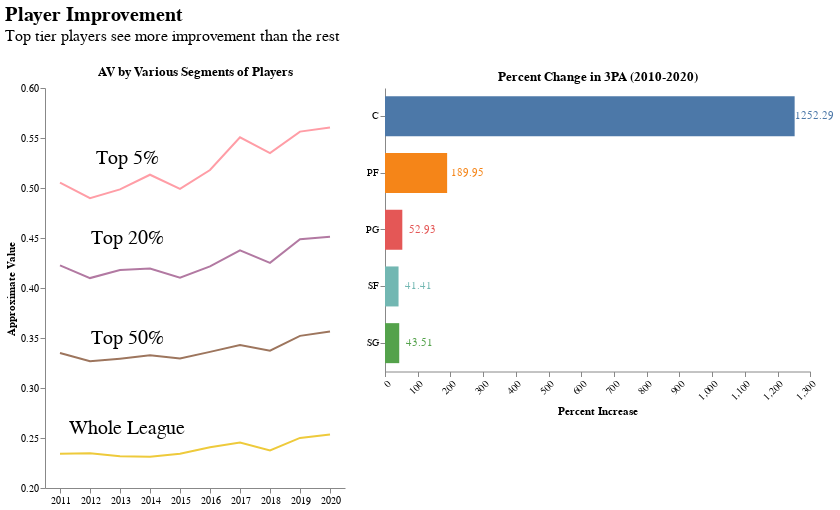

Here is the notebook cell this chart was saved with:
### Code cell
((base + annotation) | (bar + text)).configure_axis(
    grid=False
).configure_view(
    strokeOpacity=0
).properties(title = {'text':['Player Improvement'],
                      'subtitle':["Top tier players see more improvement than the rest",''],
                      'subtitleFontSize': 16,'fontSize': 20,'anchor':'start'})

### Figure 1 — Vega-Lite specification as saved in the notebook (floating-point values rounded to 4 significant figures)
{"config": {"view": {"continuousWidth": 400, "continuousHeight": 300, "strokeOpacity": 0}, "axis": {"grid": false}}, "hconcat": [{"layer": [{"data": {"name": "data-9a285bc42bd91692b533c6b42caa02fb"}, "mark": "line", "encoding": {"color": {"type": "nominal", "field": "variable", "legend": null}, "x": {"type": "nominal", "axis": {"labelAngle": 0}, "field": "Year", "title": null}, "y": {"type": "quantitative", "field": "value", "scale": {"domain": [0.2, 0.6]}, "title": "Approximate Value"}}, "height": 400, "title": "AV by Various Segments of Players", "width": 300}, {"data": {"name": "data-77a3479bffc1b1ee6e7beb674890d1eb"}, "mark": {"type": "text", "align": "center", "baseline": "middle", "dx": 7, "fontSize": 20, "lineBreak": "\n", "style": "bond"}, "encoding": {"text": {"type": "nominal", "field": "note"}, "x": {"type": "nominal", "field": "AV"}, "y": {"type": "quantitative", "field": "salary"}}}]}, {"layer": [{"mark": {"type": "bar", "size": 40}, "encoding": {"color": {"type": "nominal", "field": "Pos", "title": "Position"}, "x": {"type": "quantitative", "axis": {"labelAngle": -45}, "field": "Increasing Percentage", "sort": {"field": "Increasing Percentage", "order": "ascending"}, "title": "Percent Increase"}, "y": {"type": "nominal", "axis": {"labelAngle": 0}, "field": "Pos", "title": null}}, "height": 283.5, "title": "Percent Change in 3PA (2010-2020)", "width": 425.2}, {"mark": {"type": "text", "align": "center", "baseline": "middle", "dx": 20}, "encoding": {"color": {"type": "nominal", "field": "Pos", "title": "Position"}, "text": {"type": "quantitative", "field": "Increasing Percentage"}, "x": {"type": "quantitative", "axis": {"labelAngle": -45}, "field": "Increasing Percentage", "sort": {"field": "Increasing Percentage", "order": "ascending"}, "title": "Percent Increase"}, "y": {"type": "nominal", "axis": {"labelAngle": 0}, "field": "Pos", "title": null}}, "height": 283.5, "title": "Percent Change in 3PA (2010-2020)", "width": 425.2}], "data": {"name": "data-9668895d78f4e4a5f223ba31c9f6bb3b"}}], "title": {"text": ["Player Improvement"], "subtitle": ["Top tier players see more improvement than the rest", ""], "subtitleFontSize": 16, "fontSize": 20, "anchor": "start"}, "$schema": "https://vega.github.io/schema/vega-lite/v4.8.1.json", "datasets": {"data-9a285bc42bd91692b533c6b42caa02fb": [{"Year": "2011", "variable": "top5%", "value": 0.5054}, {"Year": "2012", "variable": "top5%", "value": 0.4898}, {"Year": "2013", "variable": "top5%", "value": 0.4986}, {"Year": "2014", "variable": "top5%", "value": 0.5133}, {"Year": "2015", "variable": "top5%", "value": 0.4991}, {"Year": "2016", "variable": "top5%", "value": 0.518}, {"Year": "2017", "variable": "top5%", "value": 0.5508}, {"Year": "2018", "variable": "top5%", "value": 0.5349}, {"Year": "2019", "variable": "top5%", "value": 0.5564}, {"Year": "2020", "variable": "top5%", "value": 0.5606}, {"Year": "2011", "variable": "top20%", "value": 0.4227}, {"Year": "2012", "variable": "top20%", "value": 0.4099}, {"Year": "2013", "variable": "top20%", "value": 0.4181}, {"Year": "2014", "variable": "top20%", "value": 0.4194}, {"Year": "2015", "variable": "top20%", "value": 0.4103}, {"Year": "2016", "variable": "top20%", "value": 0.4216}, {"Year": "2017", "variable": "top20%", "value": 0.4376}, {"Year": "2018", "variable": "top20%", "value": 0.4251}, {"Year": "2019", "variable": "top20%", "value": 0.4487}, {"Year": "2020", "variable": "top20%", "value": 0.4513}, {"Year": "2011", "variable": "top50%", "value": 0.335}, {"Year": "2012", "variable": "top50%", "value": 0.3267}, {"Year": "2013", "variable": "top50%", "value": 0.3294}, {"Year": "2014", "variable": "top50%", "value": 0.3326}, {"Year": "2015", "variable": "top50%", "value": 0.3294}, {"Year": "2016", "variable": "top50%", "value": 0.3361}, {"Year": "2017", "variable": "top50%", "value": 0.3431}, {"Year": "2018", "variable": "top50%", "value": 0.3374}, {"Year": "2019", "variable": "top50%", "value": 0.3521}, {"Year": "2020", "variable": "top50%", "value": 0.3565}, {"Year": "2011", "variable": "Whole League", "value": 0.2343}, {"Year": "2012", "variable": "Whole League", "value": 0.2349}, {"Year": "2013", "variable": "Whole League", "value": 0.2317}, {"Year": "2014", "variable": "Whole League", "value": 0.2312}, {"Year": "2015", "variable": "Whole League", "value": 0.2341}, {"Year": "2016", "variable": "Whole League", "value": 0.2408}, {"Year": "2017", "variable": "Whole League", "value": 0.2454}, {"Year": "2018", "variable": "Whole League", "value": 0.2376}, {"Year": "2019", "variable": "Whole League", "value": 0.2501}, {"Year": "2020", "variable": "Whole League", "value": 0.2535}], "data-77a3479bffc1b1ee6e7beb674890d1eb": [{"AV": "2013", "salary": 0.53, "note": "Top 5%"}, {"AV": "2013", "salary": 0.45, "note": "Top 20%"}, {"AV": "2013", "salary": 0.35, "note": "Top 50%"}, {"AV": "2013", "salary": 0.26, "note": "Whole League"}], "data-9668895d78f4e4a5f223ba31c9f6bb3b": [{"Pos": "PG", "Increasing Percentage": 52.93}, {"Pos": "SG", "Increasing Percentage": 43.51}, {"Pos": "SF", "Increasing Percentage": 41.41}, {"Pos": "PF", "Increasing Percentage": 189.9}, {"Pos": "C", "Increasing Percentage": 1252.0}]}}
